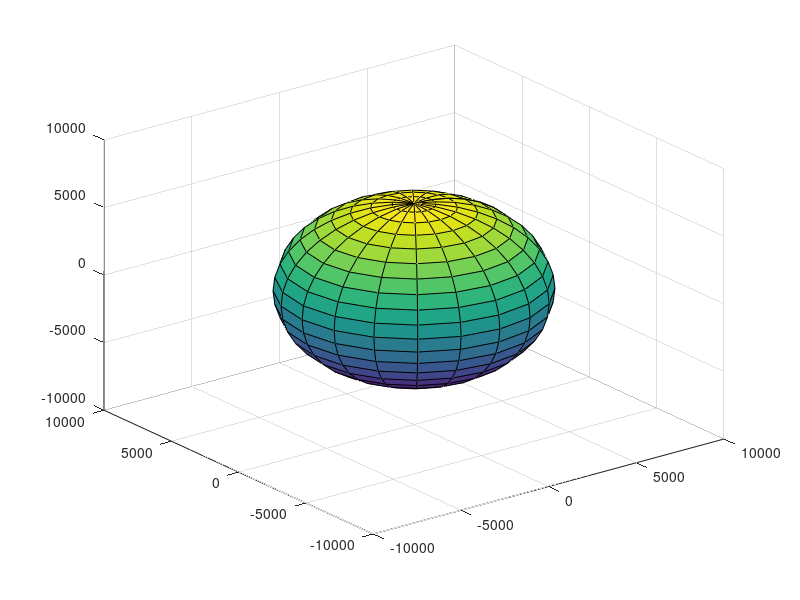

The MATLAB source for this figure: (Note: this script raises an error after producing the figure.)
clc
clear
close all

rearth = 6378;
muearth = 398600;

% %Plotting radius of earth 
% r = rearth;
% x = 0;
% y = 0;
% th = 0:pi/50:2*pi;
% xunit = r * cos(th) + x;
% yunit = r * sin(th) + y;
% plot(xunit, yunit);
[x,y,z] = sphere;
x = x*6378;
y = y*6378;
z = z*6378;

surf(x,y,z)

%% Pegasus Data

%Pegasus Rocket Body TLE Data
Pegasus.h = 5.4201e+04;
Pegasus.inc = 12.9994*(pi/180);
Pegasus.RAAN = 325.2850*(pi/180);
Pegasus.ecc =  0.094107;
Pegasus.w = 261.0031*(pi/180);
Pegasus.ME = 97.9;
% time since perigee passage for Pegauses 
Pegasus.tsp = ((Pegasus.ME*(Pegasus.h^3/muearth^2))^(2/3))/(1-(Pegasus.ecc^2));

Pegasus.EOD = 21327.86782693;

[PegRvect, PegVvect] = PerigeeRandV(Pegasus.h, Pegasus.ecc, Pegasus.RAAN, Pegasus.inc, Pegasus.w);

%Checking to see if R and V vector match with TLE COEs
COES = COEs(PegRvect, PegVvect);
Pegasus.Period = COES(7);
%:) COEs from the ECI r and v vector match with TLE COE data
state = [PegRvect PegVvect];
tspan = [0 Pegasus.tsp];
options = odeset('RelTol', 1e-8, 'AbsTol', 1e-8);
[~,PegasusRV] = ode45(@EOM, tspan, state,options);

hold on 
plot3(PegasusRV(:,1), PegasusRV(:,2), PegasusRV(:,3));
hold on
plot3(PegasusRV(end,1), PegasusRV(end,2), PegasusRV(end,3),'g.', 'MarkerSize',10)

%START OF TRANSFERS
LamStart = [PegasusRV(end,1), PegasusRV(end,2), PegasusRV(end,3)];
PegTransStartVvect = [PegasusRV(end,4), PegasusRV(end,5), PegasusRV(end,6)];

%% Falcon Data

%Falcon 1 Rocket Body TLE Data
Falcon.h = 53984.81099;
Falcon.inc = 9.0452*(pi/180);
Falcon.RAAN = 264.0368*(pi/180);
Falcon.ecc =  0.046397;
Falcon.w = 331.4079*(pi/180);
Falcon.ME = 28.3575;
% time since perigee passage for Falcon
Falcon.tsp = ((Falcon.ME*(Falcon.h^3/muearth^2))^(2/3))/(1-(Falcon.ecc^2));

%Solving for time passed since the Epoch of date
Falcon.EOD = 21327.81008810;
FalconDifference = (Pegasus.EOD-Falcon.EOD)*24*60*60;

[FalRvect, FalVvect] = PerigeeRandV(Falcon.h, Falcon.ecc, Falcon.RAAN, Falcon.inc, Falcon.w);

%Checking to see if R and V vector match with TLE COEs
COES = COEs(FalRvect, FalVvect);
Falcon.Period = COES(7);
%:) COEs from the ECI r and v vector match with TLE COE data
state = [FalRvect FalVvect];

%Transfer time for Lambert's
tLamb = 87.6*60; %Seconds

tspan = [0 Falcon.tsp+FalconDifference+tLamb];

[~,FalconRV] = ode45(@EOM, tspan, state,options);

hold on 
plot3(FalconRV(:,1), FalconRV(:,2), FalconRV(:,3));
hold on
plot3(FalconRV(end,1), FalconRV(end,2), FalconRV(end,3),'b.', 'MarkerSize',10)

%Getting the final position and final velocity
LamEnd = [FalconRV(end,1), FalconRV(end,2), FalconRV(end,3)];
FalTransEndVvect = [FalconRV(end,4), FalconRV(end,5), FalconRV(end,6)];
%% Ayame Data

%Ayame 2 Debris TLE Data
Ayame.inc = 7.8540*(pi/180);
Ayame.RAAN = 111.3732*(pi/180);
Ayame.ecc =  0.4561612;
Ayame.w = 148.0010*(pi/180);
Ayame.ME = 250.5539;
Ayame.h = sqrt(muearth*(1+Ayame.ecc)*15674);
% time since perigee passage for Ayame 
Ayame.tsp = ((Ayame.ME*(Ayame.h^3/muearth^2))^(2/3))/(1-(Ayame.ecc^2));

Ayame.EOD =  21327.81529923;
AyameDifference = (Pegasus.EOD-Ayame.EOD)*24*60*60;

[AyaRvect, AyaVvect] = PerigeeRandV(Ayame.h, Ayame.ecc, Ayame.RAAN, Ayame.inc, Ayame.w);

%Checking to see if R and V vector match with TLE COEs
COES = COEs(AyaRvect, AyaVvect);
Ayame.Period = COES(7);
%:) COEs from the ECI r and v vector match with TLE COE data
state = [AyaRvect AyaVvect];
tspan = [0 Ayame.tsp+AyameDifference+(5*Falcon.Period)];
[~,AyameRV] = ode45(@EOM, tspan, state,options);

hold on 
plot3(AyameRV(:,1), AyameRV(:,2), AyameRV(:,3));
hold on
plot3(AyameRV(end,1), AyameRV(end,2), AyameRV(end,3),'c.', 'MarkerSize',10)
%% Titan Data

%Titan 3C Transtage Debris TLE Data
Titan.inc = 2.6060*(pi/180);
Titan.RAAN = 303.4416*(pi/180);
Titan.ecc =  0.0046856;
Titan.w = 78.3306*(pi/180);
Titan.ME = 45.3306;
Titan.h = sqrt(muearth*(1+Titan.ecc)*41471);
% time since perigee passage for Ayame 
Titan.tsp = ((Titan.ME*(Titan.h^3/muearth^2))^(2/3))/(1-(Titan.ecc^2));

Titan.EOD = 21314.04823075;
TitanDifference = (Pegasus.EOD-Titan.EOD)*24*60*60;

[TitRvect, TitVvect] = PerigeeRandV(Titan.h, Titan.ecc, Titan.RAAN, Titan.inc, Titan.w);

%Checking to see if R and V vector match with TLE COEs
COES = COEs(TitRvect, TitVvect);
Titan.Period = COES(7);
%:) COEs from the ECI r and v vector match with TLE COE data
state = [TitRvect TitVvect];
tspan = [0 Titan.tsp+TitanDifference];

[~,TitanRV] = ode45(@EOM, tspan, state,options);

hold on 
plot3(TitanRV(:,1), TitanRV(:,2), TitanRV(:,3));
hold on
plot3(TitanRV(end,1), TitanRV(end,2), TitanRV(end,3),'b.', 'MarkerSize',10)
xlabel('x')
ylabel('y')
zlabel('z')
legend('Earth Radius', "Pegasus R/B Orbit", "Pegasus R/B ", "Falcon 1 R/B Orbit", "Falcon 1 R/B", "Ayame 2 Debris Orbit", "Ayame 2 Debris","Titan 3C Debris Orbit","Titan 3C Debris")
%% Lambert's Transfer
 
%Solving for the transfer between Pegasus and Falcon
[v1vect,v2vect] = Lamberts(LamStart, LamEnd, tLamb);

deltaVstart = PegTransStartVvect-v1vect;
deltaVend = FalTransEndVvect-v2vect;

deltaV = abs(norm(deltaVstart)) + abs(norm(deltaVend));
disp("Delta V for a Lambert's Transfer = " + double(deltaV) + "km/s")

state = [LamStart v1vect];
tspan = [0 tLamb];
[~,LambRV] = ode45(@EOM, tspan, state,options);


figure(2)
plot3(PegasusRV(:,1), PegasusRV(:,2), PegasusRV(:,3));
hold on
plot3(PegasusRV(end,1), PegasusRV(end,2), PegasusRV(end,3),'g.', 'MarkerSize',10)

hold on
plot3(FalconRV(:,1), FalconRV(:,2), FalconRV(:,3));
hold on
plot3(FalconRV(end,1), FalconRV(end,2), FalconRV(end,3),'b.', 'MarkerSize',10)

hold on
plot3(LambRV(:,1), LambRV(:,2), LambRV(:,3));
hold on
plot3(LambRV(end,1), LambRV(end,2), LambRV(end,3),'b.', 'MarkerSize',10)
grid on
grid minor
title("Transfer orbit from Pegasus R/B to Falcon R/B")
xlabel('x')
ylabel('y')
zlabel('z')
legend("Pegasus R/B Orbit", "Pegasus R/B ", "Falcon 1 R/B Orbit", "Falcon 1 R/B", "Lambert's Maneuver")

%% Falcon to Ayame
%Initial Falcon time at the start of transfer orbit 2
Faltr2t = Falcon.tsp+FalconDifference+tLamb+(5*Falcon.Period);

tspan = [0 Faltr2t];
state = [FalRvect FalVvect];
[~,FalconRV] = ode45(@EOM, tspan, state,options);

figure(3)
%Plotting the Orbit of Falcon and the Position of where we left off
plot3(FalconRV(:,1), FalconRV(:,2), FalconRV(:,3),'b');
hold on
plot3(FalconRV(end,1), FalconRV(end,2), FalconRV(end,3),'b.', 'MarkerSize',10)

%Circularize orbit of Falcon
timeleft2perigee = (7*Falcon.Period)-Faltr2t;

tspan = [Faltr2t 7*Falcon.Period+.001];
state = [FalconRV(end,1) FalconRV(end,2) FalconRV(end,3) FalconRV(end,4) FalconRV(end,5) FalconRV(end,6)];
[Ftime,FalconRV] = ode45(@EOM, tspan, state,options);

%Plotting the rest of the Falcon orbit (Waiting till perigee)
hold on 
plot3(FalconRV(:,1), FalconRV(:,2), FalconRV(:,3), 'g');
hold on
plot3(FalconRV(end,1), FalconRV(end,2), FalconRV(end,3),'c.', 'MarkerSize',10)
hold on 
%Plotting where we end up as well (should match with previous plot)
plot3(FalRvect(1),FalRvect(2),FalRvect(3),'r.', 'MarkerSize', 10)
grid on 
grid minor
xlabel('x')
ylabel('y')
zlabel('z')
title("Waiting till Falcon hits it's perigee point")

rpfalcon=norm(FalconRV(end,1:3));

hnew = sqrt(rpfalcon*muearth);

%Falcon 1 with Circular orbit
CircFalcon.h = hnew;
CircFalcon.inc = 9.0452*(pi/180);
CircFalcon.RAAN = 264.0368*(pi/180);
CircFalcon.ecc =  0;
CircFalcon.w = 331.4079*(pi/180);

[CircFalRvect, CircFalVvect] = PerigeeRandV(CircFalcon.h, CircFalcon.ecc, CircFalcon.RAAN, CircFalcon.inc, CircFalcon.w);


%Delta V to circularize Falcon at its perigee
vcirc = sqrt(muearth/rpfalcon);
vpFalcon = norm(FalconRV(end,4:6));

deltaVcirc = sqrt((vpFalcon^2)+(vcirc^2)-(2*vpFalcon)*(vcirc)*cos(0));

%disp("The Delta V to circularize Falcon is " + double(deltaVcirc) + " km/s")

%Inc and RAAN Change together
v1 = norm(CircFalVvect);
deltaRAAN = Ayame.RAAN-Falcon.RAAN;

alpha = acos((cos(Falcon.inc)*cos(Ayame.inc)) + (sin(Falcon.inc)*sin(Ayame.inc)*cos(deltaRAAN)));
deltaVIncRAAN = norm(2*v1*sin(alpha/2));

%disp("The DeltaV for an inc and RAAN change is " + double(deltaVIncRAAN) + " km/s")

%Falcon 1 with Circular orbit and Inc and RAAN change
CIRFalcon.h = hnew;
CIRFalcon.inc = Ayame.inc;
CIRFalcon.RAAN = Ayame.RAAN;
CIRFalcon.ecc =  0;
CIRFalcon.w = 331.4079*(pi/180);

[CIRFalRvect, CIRFalVvect] = PerigeeRandV(CIRFalcon.h, CIRFalcon.ecc, CIRFalcon.RAAN, CIRFalcon.inc, CIRFalcon.w);

COES = COEs(CIRFalRvect, CIRFalVvect);
CIRFalcon.Period = COES(7);

%Propigating New Circular Orbit with Inc and Raan change
tspan = [0 CIRFalcon.Period];
state = [CIRFalRvect CIRFalVvect];
[~,CIRFalconRV] = ode45(@EOM, tspan, state,options);

%Propagating intital Falcon Orbit 
tspan = [0 Falcon.Period];
state = [FalRvect FalVvect];
[~,FalconRV] = ode45(@EOM, tspan, state,options);

% tspan = [0 Faltr2t];
% state = [FalRvect FalVvect];
% [~,FalconRV] = ode45(@EOM, tspan, state,options);

figure(4)
%Plotting intial Falcon Orbit
plot3(FalconRV(:,1), FalconRV(:,2), FalconRV(:,3),'b');
hold on

%Plotting new ciruclar orbit
plot3(CIRFalconRV(:,1), CIRFalconRV(:,2), CIRFalconRV(:,3), 'g');
hold on
plot3(CIRFalconRV(end,1), CIRFalconRV(end,2), CIRFalconRV(end,3),'.',"Color", [0.5 .6 .2], 'MarkerSize',10)

% CEOs of new big circ orbit
BigCirc.inc = Ayame.inc;
BigCirc.RAAN = Ayame.RAAN;
BigCirc.w = 331.4079*(pi/180);
BigCirc.ecc = 0; 
BigCirc.h = sqrt(norm(AyaRvect)*muearth);

[BigCircRvect, BigCircVvect] = PerigeeRandV(BigCirc.h, BigCirc.ecc, BigCirc.RAAN, BigCirc.inc, BigCirc.w);

COES = COEs(BigCircRvect,BigCircVvect);
BigCirc.Period = COES(7);

%Prograting with Non-Hohmann Transfer with Common Apse line
state = [BigCircRvect BigCircVvect];
tspan = [0 (BigCirc.Period/2)-184.8153];
[~,BigCircRV] = ode45(@EOM, tspan, state, options);

%Plotting Speed Increase from small circular orbit to bigger ciruclar orbit
x = [CIRFalconRV(end,1) BigCircRvect(1)];
y = [CIRFalconRV(end,2) BigCircRvect(2)];
z = [CIRFalconRV(end,3) BigCircRvect(3)];
hold on 
plot3(x,y,z, 'color', [0.4 0 0.4])
hold on 
plot3(BigCircRvect(1), BigCircRvect(2), BigCircRvect(3), '.', 'color', '[0 0 0]', 'MarkerSize', 10)

%Plotting Non-Hohmann Transfer
hold on 
plot3(BigCircRV(:,1), BigCircRV(:,2), BigCircRV(:,3));
hold on 
plot3(BigCircRV(end,1), BigCircRV(end,2), BigCircRV(end,3), 'g.', 'MarkerSize', 10);
title('Transfer from Falcon to Ayame')
xlabel('x')
ylabel('y')
zlabel('z')

%Delta V to increase orbit size
vBigCirc = BigCirc.h/norm(AyaRvect);
deltaVBigCirc = abs(BigCirc.h/norm(AyaRvect) - CIRFalcon.h/norm(CIRFalRvect));

%disp("The DeltaV to expand the circular orbit is " + double(deltaVBigCirc) + " km/s")

intialvelocity = BigCircRV(end,4:6);
finalvelocity = AyaVvect;

deltaVdirectionchange = norm(finalvelocity-intialvelocity);

timesincestart = 7*Falcon.Period+.001+(BigCirc.Period/2)-184.8153;

%Propagating Ayame from start to where we are
tspan = [0 timesincestart];
state = [AyaRvect AyaVvect];
[~,AyameRV] = ode45(@EOM, tspan, state,options);

%Plotting Ayame Orbit along with Ayame object position 
hold on 
plot3(AyameRV(:,1), AyameRV(:,2), AyameRV(:,3), 'Color', [.2 .6 .5]);
hold on
plot3(AyameRV(end,1), AyameRV(end,2), AyameRV(end,3),'.', 'MarkerSize',10)
grid on 
grid minor

%Finding out how many periods Ayame has finished
ayatl2p = timesincestart-Ayame.Period;
%This also equals the distance from where we are to where the Ayame debris is 

%Want to do a inner chase maneuever because we are behind the obejct
Ttransfer = Ayame.Period-ayatl2p;
trperigee = norm(AyaRvect);
%Solving for the semi major axis of the transfer orbit
ta = ((Ttransfer*sqrt(muearth))/(2*pi))^(2/3);
%Solving for the radius of apogee of the transfer orbit
trapogee = (2*ta)-trperigee;
%Solving for the eccentricity of the new orbit
tecc = (trapogee-trperigee)/(trapogee+trperigee);
%Solving for the angular momentum of the transfer orbit
th = sqrt(trperigee*muearth*(1+tecc));

transfer.h = th;
transfer.ecc = tecc;
transfer.RAAN = Ayame.RAAN;
transfer.w = Ayame.w;
transfer.inc = Ayame.inc;

[transferRvect, transferVvect] = PerigeeRandV(transfer.h, transfer.ecc, transfer.RAAN, transfer.inc, transfer.w);

%Propagating Chase Maneuver transfer orbit
tspan = [0 Ttransfer];
state = [transferRvect transferVvect];
[~,ChaseRV] = ode45(@EOM, tspan, state,options);

%Plotting Chase Maneuver transfer orbit
hold on 
plot3(ChaseRV(:,1), ChaseRV(:,2), ChaseRV(:,3));

legend("Starting Orbit", "Intitial Circular Orbit", "Position at beginning of Transfer", "Speed Increase to increase size of orbit", "Position after Speed increase", "Non-Hohmann Transfer w/ common apse", "Position after NHT", "Ayame's Orbit", "Ayame Debris Position before chase", "Chase Maneuever")

%Calculating delta V for Chase Maneuever
deltaVchase = norm(transferVvect-AyaVvect)+norm(AyaVvect-transferVvect);

disp("Total deltaV required for transfer 2 is " + double(deltaVdirectionchange+deltaVBigCirc+deltaVIncRAAN+deltaVcirc+deltaVchase) + ' km/s')

%% Transfer 3
%Inc and RAAN Change

%Inc and RAAN Change together
v1 = norm(AyaVvect);
deltaRAAN = Titan.RAAN-Ayame.RAAN;

alpha = acos((cos(Ayame.inc)*cos(Titan.inc)) + (sin(Ayame.inc)*sin(Titan.inc)*cos(deltaRAAN)));
deltaVIncRAAN2 = norm(2*v1*sin(alpha/2));

%%
%Falcon 1 with Circular orbit and Inc and RAAN change
Ayame.inc = Titan.inc;
Ayame.RAAN = Titan.RAAN;

[AyaRvect, AyaVvect] = PerigeeRandV(Ayame.h, Ayame.ecc, Ayame.RAAN, Ayame.inc, Ayame.w);


% 
% deltaV = zeros(100,1000);
% starttime = linspace(1,100,100);
% lambtimes = linspace(1,1000,100);
% 
% for i = 1:100

    
timestarttrans3 = timesincestart+Ttransfer+(5*Ayame.Period);

tspan = [0 timestarttrans3+(Ayame.Period/2)];
state = [AyaRvect AyaVvect];
[~,AyameRV] = ode45(@EOM, tspan, state,options);

AyaTransStartVvect = [AyameRV(end,4), AyameRV(end,5), AyameRV(end,6)];

state = [TitRvect TitVvect];

tspan = [0 timestarttrans3+(Ayame.Period/2)];
[~,TitanRV] = ode45(@EOM, tspan, state,options);

figure(5)
plot3(AyameRV(:,1), AyameRV(:,2), AyameRV(:,3));
hold on
plot3(AyameRV(end,1), AyameRV(end,2), AyameRV(end,3),'c.', 'MarkerSize',10)


LamStart = AyameRV(end,1:3);

% for j = 1:100
lambtime = 1300*60;

state = [TitRvect TitVvect];
tspan = [0 timestarttrans3+(Ayame.Period/2)+lambtime];
[~,TitanRV] = ode45(@EOM, tspan, state,options);

LamEnd = TitanRV(end,1:3);
TitTransEndVvect = [TitanRV(end,4), TitanRV(end,5), TitanRV(end,6)];

%Solving for the transfer between Titan and Ayame
[v1vect,v2vect] = Lamberts(LamStart, LamEnd, lambtime);


state = [LamStart v1vect];
tspan = [0 lambtime];
[time,LambRV] = ode45(@EOM, tspan, state,options);
hold on 
plot3(TitanRV(:,1), TitanRV(:,2), TitanRV(:,3));
hold on
plot3(TitanRV(end,1), TitanRV(end,2), TitanRV(end,3),'b.', 'MarkerSize',10)
hold on
plot3(LambRV(:,1), LambRV(:,2), LambRV(:,3));
hold on
plot3(LambRV(end,1), LambRV(end,2), LambRV(end,3),'b.', 'MarkerSize',10)



deltaVstart = AyaTransStartVvect-v1vect;
deltaVend = TitTransEndVvect-v2vect;

% deltaV(i,j) = abs(norm(deltaVstart)) + abs(norm(deltaVend));
% 
% if j >= 2
%     if deltaV(i,j-1) < deltaV(i,j)
%         break
%     end
% else
%     continue
% end
% 
% 
% end
% 
% end
deltaVLamb2 = abs(norm(deltaVstart)) + abs(norm(deltaVend));
% disp("Delta V for a Lambert's Transfer = " + double(deltaVLamb2) + "km/s")
disp("The total delta V for Tranfer 3 is " + double(deltaVLamb2+deltaVIncRAAN2) + " km/s")

